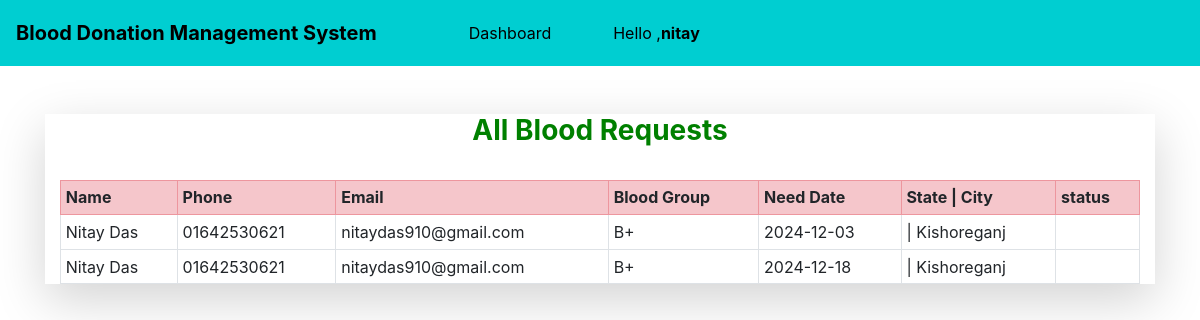
The app's page /patient_blood_request/ (signed in) with its own data.
### mainapp/models.py (models this page shows, shortened)
class RequestBlood(models.Model):
    name = models.CharField(max_length=100)
    email = models.EmailField()
    phone = models.CharField(max_length=20)
    city = models.CharField(max_length=300, blank=True)
    address = models.CharField(max_length=500, blank=True)
    blood_group = models.ForeignKey(BloodGroup, on_delete=models.CASCADE)
    date = models.CharField(max_length=100, blank=True)
    status=models.IntegerField(default=0)

class BloodGroup(models.Model):
    name = models.CharField(max_length=5)
    def __str__(self):
        return self.name

### Admin/views.py (the view)
# urls.py: path('patient_blood_request/', views.Patient_blood_request, name='patient_blood_request'),
def Patient_blood_request(request):
    requests = RequestBlood.objects.all()
    return render(request,'patient_blood_request.html',{'requests':requests})

### Admin/templates/patient_blood_request.html (shortened to what this page needs)
{% extends 'base4.html' %}
{% block content %}
<div class="container my-4">
{% if requests %}
<div class="container-fluid shadow-lg">
<h3 class="text-center" style="color:green;"><strong>All Blood Requests</strong></h3>
<br>
<table class="table table-sm table-bordered">
  <tr class="table-danger">
    <th>Name</th>
    <th>Phone</th>
    <th>Email</th>
    <th>Blood Group</th>
    <th>Need Date</th>
    <th>State | City</th>
    <th>status</th>
  </tr>
  {% for i in requests %}
    <tr>
      <td>{{i.name}}</td>
      <td>{{i.phone}}</td>
      <td>{{i.email}}</td>
      <td>{{i.blood_group}}</td>
      <td>{{i.date}}</td>
      <td>{{i.state}} | {{i.city}}</td>
      <td>
      </td>
    </tr>
  {% endfor %}
</table>
{% else %}
<h2>No Blood Request Available</h2>
{% endif %}
</div>
</div>
{% endblock %}

### Admin/templates/base4.html (shortened to what this page needs)
<!doctype html>
<html lang="en">
<head>
    <link rel="stylesheet" href="https://cdnjs.cloudflare.com/ajax/libs/font-awesome/5.15.2/css/all.min.css"/>
    <link rel="stylesheet" href="https://stackpath.bootstrapcdn.com/bootstrap/4.5.0/css/bootstrap.min.css"
>
</head>
<body>
    <nav class="navbar navbar-expand-lg navbar-dark sticky-top navbar-shadow">
        <a class="navbar-brand" style="color:black"><strong>Blood Donation Management System</strong> </a>
        {% if request.user.is_superuser %}
        <a class="nav-item nav-link active" href="/admin_view/" style="margin: 5px 0 5px 60px; color:black">Dashboard</a>
        {% else %}
        <a class="nav-item nav-link active" href="/patient_view/" style="margin: 5px 0 5px 60px; color:black ">Dashboard</a>
        {% endif %}
        {% if request.user.is_superuser %}
        <a href="#" class="nav-item nav-link active" style="color:black;margin:2px 0px 2px 30px">Hello ,<strong>Admin</strong></a>
        {% else %}
        <a href="#" class="nav-item nav-link active" style="color:black;margin:2px 0px 2px 30px">Hello ,<strong>{{request.user}}</strong></a>
        {% endif %}
       </nav><br>
       {% block content %}
        {% endblock %}
</body>
</html>

### Admin/templates/base4.html (style rules this page uses)
.navbar { background-color: #00CED1; }
body { background-color:; }

### records on screen
RequestBlood: name "Nitay Das", phone "01642530621", email "nitaydas910@gmail.com", blood_group "B+", date "2024-12-03", city "Kishoreganj"
RequestBlood: name "Nitay Das", phone "01642530621", email "nitaydas910@gmail.com", blood_group "B+", date "2024-12-18", city "Kishoreganj"

### other values on screen
{{ request.user }} "nitay"
